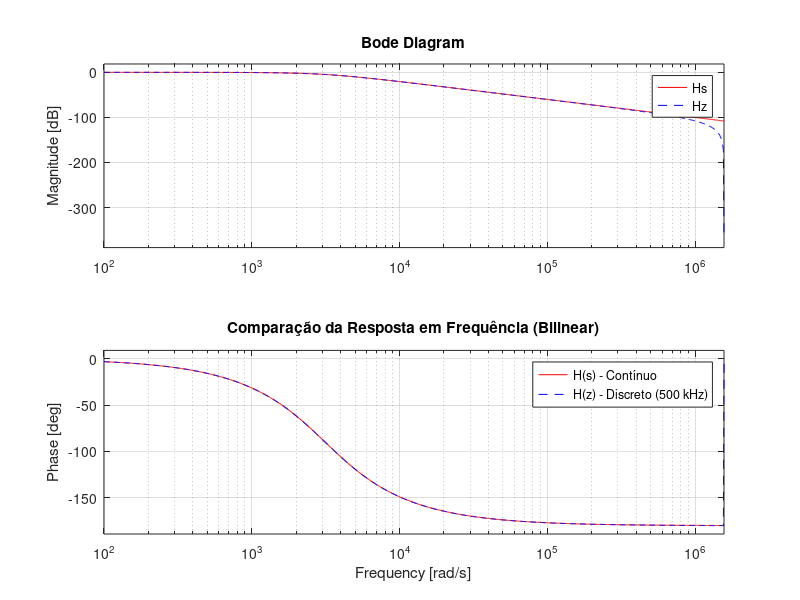

MATLAB code for this plot:
% 1. Parâmetros de amostragem (F_sim = 5 kHz * 100 = 500 kHz)
Fs = 500e3;              % Frequência de amostragem (Hz)
Ts = 1 / Fs;             % Período de amostragem (2 us)

% 2. Função de Transferência Contínua H(s)
num_s = [9.87e6];
den_s = [1, 5441, 9.87e6];
Hs = tf(num_s, den_s);

% 3. Discretização via Bilinear (Tustin)
Hz = c2d(Hs, Ts, 'tustin');

% 4. Extração dos Coeficientes do Polinômio Discreto H(z)
[num_z, den_z] = tfdata(Hz, 'v');

% Normalização garantindo a0 = 1 (Forma Direta I)
b0 = num_z(1);
b1 = num_z(2);
b2 = num_z(3);
a1 = den_z(2); % Notação padrão H(z) = (b0 + b1*z^-1 + b2*z^-2)/(1 + a1*z^-1 + a2*z^-2)
a2 = den_z(3);

% 5. Exibição formatada para o firmware em C
fprintf('\n================ COEFICIENTES PARA O FIRMWARE C ================\n');
fprintf('const float b0 = %22.16ff;\n', b0);
fprintf('const float b1 = %22.16ff;\n', b1);
fprintf('const float b2 = %22.16ff;\n', b2);
fprintf('const float a1 = %22.16ff;\n', a1);
fprintf('const float a2 = %22.16ff;\n', a2);
fprintf('=================================================================\n\n');

% 6. Validação Visual: Comparação dos Diagramas de Bode (Contínuo vs Discreto)
figure;
bode(Hs, 'r', Hz, 'b--');
grid on;
legend('H(s) - Contínuo', 'H(z) - Discreto (500 kHz)');
title('Comparação da Resposta em Frequência (Bilinear)');
